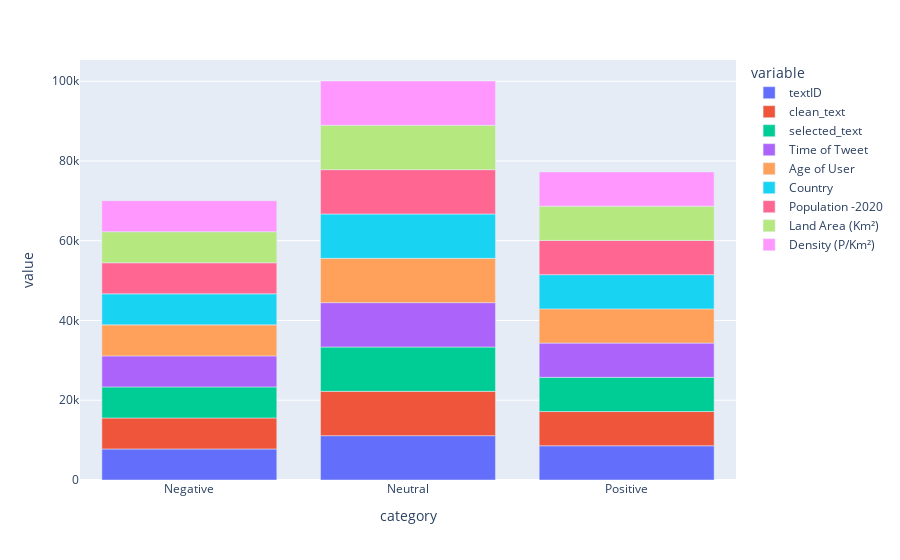

Source (notebook cell):
### Code cell
# The distribution of sentiments
df.groupby('category').count().plot(kind='bar')

### Figure 1 — Plotly figure (JSON) as saved in the notebook; plotly's stock layout.template omitted (floating-point values rounded to 4 significant figures)
{"data": [{"alignmentgroup": "True", "hovertemplate": "variable=textID<br>category=%{x}<br>value=%{y}<extra></extra>", "legendgroup": "textID", "marker": {"color": "#636efa", "pattern": {"shape": ""}}, "name": "textID", "offsetgroup": "textID", "orientation": "v", "showlegend": true, "textposition": "auto", "type": "bar", "x": ["Negative", "Neutral", "Positive"], "xaxis": "x", "y": [7781, 11117, 8582], "yaxis": "y"}, {"alignmentgroup": "True", "hovertemplate": "variable=clean_text<br>category=%{x}<br>value=%{y}<extra></extra>", "legendgroup": "clean_text", "marker": {"color": "#EF553B", "pattern": {"shape": ""}}, "name": "clean_text", "offsetgroup": "clean_text", "orientation": "v", "showlegend": true, "textposition": "auto", "type": "bar", "x": ["Negative", "Neutral", "Positive"], "xaxis": "x", "y": [7781, 11117, 8582], "yaxis": "y"}, {"alignmentgroup": "True", "hovertemplate": "variable=selected_text<br>category=%{x}<br>value=%{y}<extra></extra>", "legendgroup": "selected_text", "marker": {"color": "#00cc96", "pattern": {"shape": ""}}, "name": "selected_text", "offsetgroup": "selected_text", "orientation": "v", "showlegend": true, "textposition": "auto", "type": "bar", "x": ["Negative", "Neutral", "Positive"], "xaxis": "x", "y": [7781, 11117, 8582], "yaxis": "y"}, {"alignmentgroup": "True", "hovertemplate": "variable=Time of Tweet<br>category=%{x}<br>value=%{y}<extra></extra>", "legendgroup": "Time of Tweet", "marker": {"color": "#ab63fa", "pattern": {"shape": ""}}, "name": "Time of Tweet", "offsetgroup": "Time of Tweet", "orientation": "v", "showlegend": true, "textposition": "auto", "type": "bar", "x": ["Negative", "Neutral", "Positive"], "xaxis": "x", "y": [7781, 11117, 8582], "yaxis": "y"}, {"alignmentgroup": "True", "hovertemplate": "variable=Age of User<br>category=%{x}<br>value=%{y}<extra></extra>", "legendgroup": "Age of User", "marker": {"color": "#FFA15A", "pattern": {"shape": ""}}, "name": "Age of User", "offsetgroup": "Age of User", "orientation": "v", "showlegend": true, "textposition": "auto", "type": "bar", "x": ["Negative", "Neutral", "Positive"], "xaxis": "x", "y": [7781, 11117, 8582], "yaxis": "y"}, {"alignmentgroup": "True", "hovertemplate": "variable=Country<br>category=%{x}<br>value=%{y}<extra></extra>", "legendgroup": "Country", "marker": {"color": "#19d3f3", "pattern": {"shape": ""}}, "name": "Country", "offsetgroup": "Country", "orientation": "v", "showlegend": true, "textposition": "auto", "type": "bar", "x": ["Negative", "Neutral", "Positive"], "xaxis": "x", "y": [7781, 11117, 8582], "yaxis": "y"}, {"alignmentgroup": "True", "hovertemplate": "variable=Population -2020<br>category=%{x}<br>value=%{y}<extra></extra>", "legendgroup": "Population -2020", "marker": {"color": "#FF6692", "pattern": {"shape": ""}}, "name": "Population -2020", "offsetgroup": "Population -2020", "orientation": "v", "showlegend": true, "textposition": "auto", "type": "bar", "x": ["Negative", "Neutral", "Positive"], "xaxis": "x", "y": [7781, 11117, 8582], "yaxis": "y"}, {"alignmentgroup": "True", "hovertemplate": "variable=Land Area (Km²)<br>category=%{x}<br>value=%{y}<extra></extra>", "legendgroup": "Land Area (Km²)", "marker": {"color": "#B6E880", "pattern": {"shape": ""}}, "name": "Land Area (Km²)", "offsetgroup": "Land Area (Km²)", "orientation": "v", "showlegend": true, "textposition": "auto", "type": "bar", "x": ["Negative", "Neutral", "Positive"], "xaxis": "x", "y": [7781, 11117, 8582], "yaxis": "y"}, {"alignmentgroup": "True", "hovertemplate": "variable=Density (P/Km²)<br>category=%{x}<br>value=%{y}<extra></extra>", "legendgroup": "Density (P/Km²)", "marker": {"color": "#FF97FF", "pattern": {"shape": ""}}, "name": "Density (P/Km²)", "offsetgroup": "Density (P/Km²)", "orientation": "v", "showlegend": true, "textposition": "auto", "type": "bar", "x": ["Negative", "Neutral", "Positive"], "xaxis": "x", "y": [7781, 11117, 8582], "yaxis": "y"}], "layout": {"barmode": "relative", "legend": {"title": {"text": "variable"}, "tracegroupgap": 0}, "margin": {"t": 60}, "xaxis": {"anchor": "y", "domain": [0, 1], "title": {"text": "category"}}, "yaxis": {"anchor": "x", "domain": [0, 1], "title": {"text": "value"}}}}
